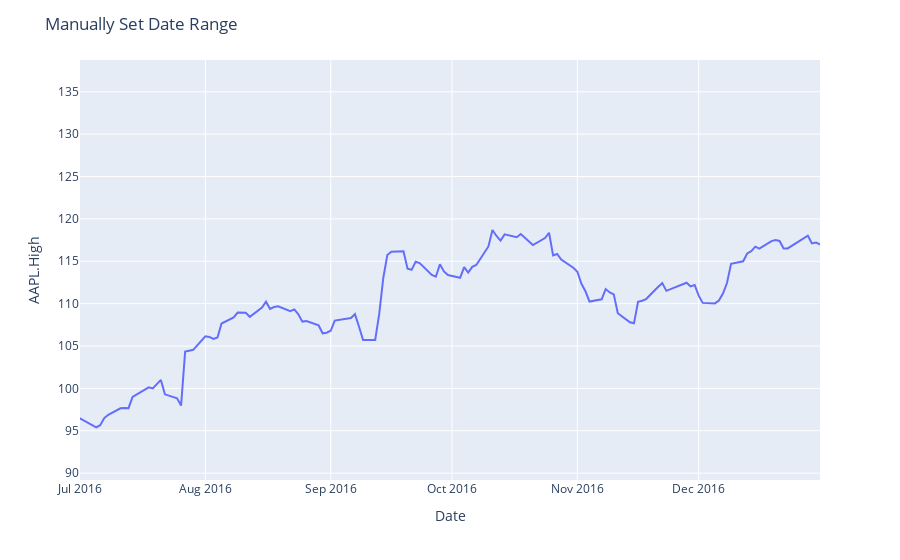

The cell this chart's notebook holds for it:
### Code cell
fig = px.line(df, x='Date', y='AAPL.High')

# Use date string to set xaxis range
fig.update_layout(xaxis_range=['2016-07-01','2016-12-31'],
                  title_text="Manually Set Date Range")
fig.show()

### Figure 1 — Plotly figure (JSON) as saved in the notebook; plotly's stock layout.template omitted (floating-point values rounded to 4 significant figures; data arrays with more than 128 entries replaced by an {"elided": "..."} marker saying what was removed)
{"data": [{"hovertemplate": "Date=%{x}<br>AAPL.High=%{y}<extra></extra>", "legendgroup": "", "line": {"color": "#636efa", "dash": "solid"}, "marker": {"symbol": "circle"}, "mode": "lines", "name": "", "orientation": "v", "showlegend": false, "type": "scatter", "x": {"elided": "506 str values"}, "xaxis": "x", "y": {"elided": "506 float values"}, "yaxis": "y"}], "layout": {"legend": {"tracegroupgap": 0}, "margin": {"t": 60}, "title": {"text": "Manually Set Date Range"}, "xaxis": {"anchor": "y", "domain": [0, 1], "range": ["2016-07-01", "2016-12-31"], "title": {"text": "Date"}}, "yaxis": {"anchor": "x", "domain": [0, 1], "title": {"text": "AAPL.High"}}}}
